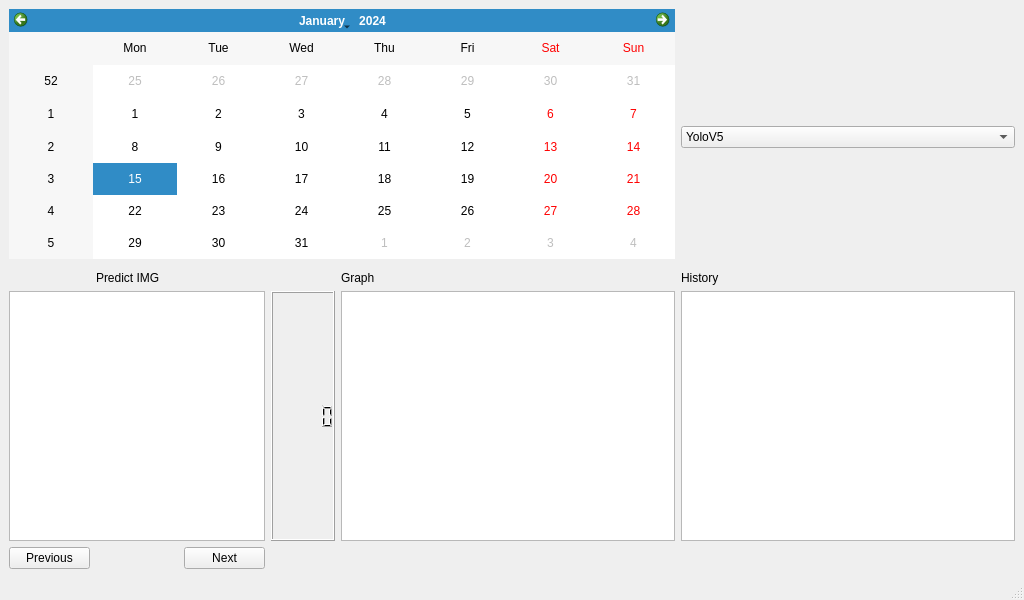
<?xml version="1.0" encoding="UTF-8"?>
<ui version="4.0">
 <class>MainWindow</class>
 <widget class="QMainWindow" name="MainWindow">
  <property name="geometry">
   <rect>
    <x>0</x>
    <y>0</y>
    <width>1024</width>
    <height>600</height>
   </rect>
  </property>
  <property name="windowTitle">
   <string>MainWindow</string>
  </property>
  <widget class="QWidget" name="centralwidget">
   <layout class="QGridLayout" name="gridLayout">
    <item row="5" column="1">
     <widget class="QLabel" name="PreedictLabel">
      <property name="text">
       <string>Predict IMG</string>
      </property>
     </widget>
    </item>
    <item row="0" column="0" colspan="5">
     <widget class="QCalendarWidget" name="calendarWidget"/>
    </item>
    <item row="6" column="3">
     <widget class="QLCDNumber" name="PeopleNumber"/>
    </item>
    <item row="6" column="0" colspan="3">
     <widget class="QGraphicsView" name="PredictIMGView"/>
    </item>
    <item row="7" column="2">
     <widget class="QPushButton" name="NextButton">
      <property name="text">
       <string>Next</string>
      </property>
     </widget>
    </item>
    <item row="6" column="5">
     <widget class="QTableWidget" name="tableHistory"/>
    </item>
    <item row="6" column="4">
     <widget class="QGraphicsView" name="GraphView"/>
    </item>
    <item row="7" column="0">
     <widget class="QPushButton" name="PreviousButton">
      <property name="text">
       <string>Previous</string>
      </property>
     </widget>
    </item>
    <item row="5" column="4">
     <widget class="QLabel" name="GraphLabel">
      <property name="text">
       <string>Graph</string>
      </property>
     </widget>
    </item>
    <item row="0" column="5" rowspan="2">
     <widget class="QComboBox" name="Model_Select">
      <item>
       <property name="text">
        <string>YoloV5</string>
       </property>
      </item>
      <item>
       <property name="text">
        <string>YOloV8</string>
       </property>
      </item>
      <item>
       <property name="text">
        <string>Mask-R-CNN</string>
       </property>
      </item>
      <item>
       <property name="text">
        <string>Faster-R-CNN</string>
       </property>
      </item>
      <item>
       <property name="text">
        <string>CSRNet</string>
       </property>
      </item>
     </widget>
    </item>
    <item row="5" column="5">
     <widget class="QLabel" name="HistoryLabel">
      <property name="text">
       <string>History</string>
      </property>
     </widget>
    </item>
   </layout>
  </widget>
  <widget class="QMenuBar" name="menubar">
   <property name="geometry">
    <rect>
     <x>0</x>
     <y>0</y>
     <width>1024</width>
     <height>21</height>
    </rect>
   </property>
  </widget>
  <widget class="QStatusBar" name="statusbar"/>
 </widget>
 <resources/>
 <connections/>
</ui>
